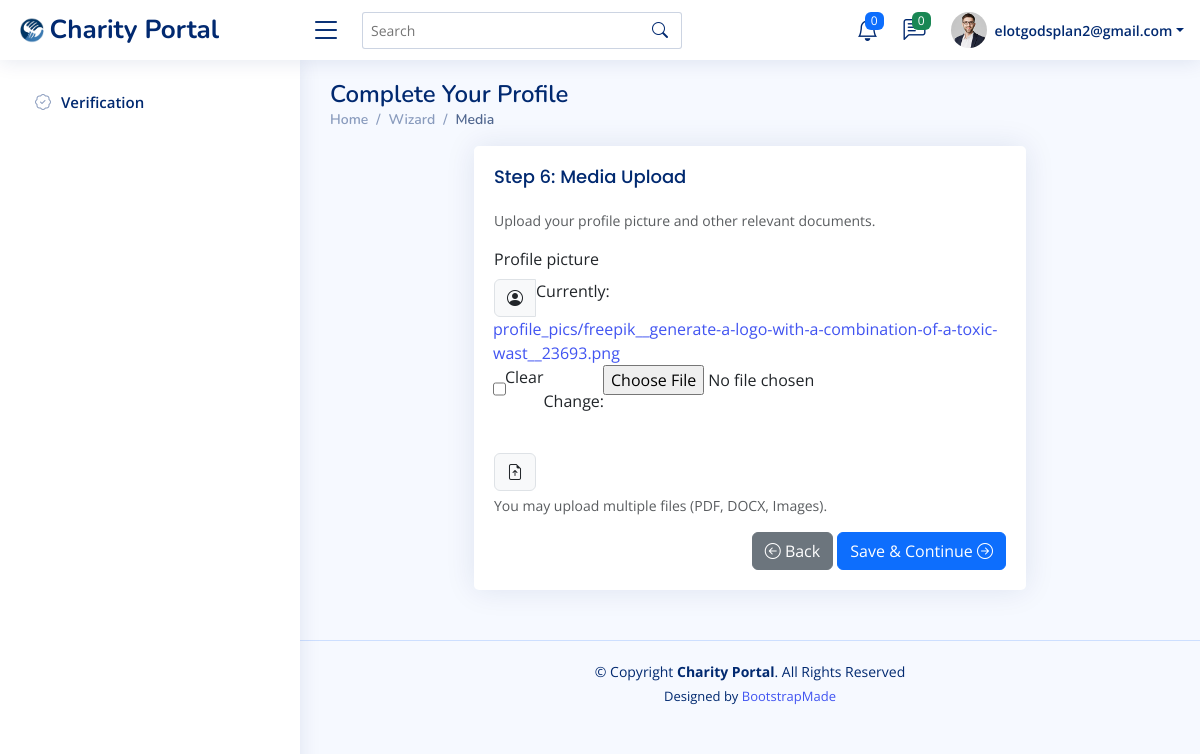
Before: /UserPorile/wizard/media/ (signed in) with the older database file.
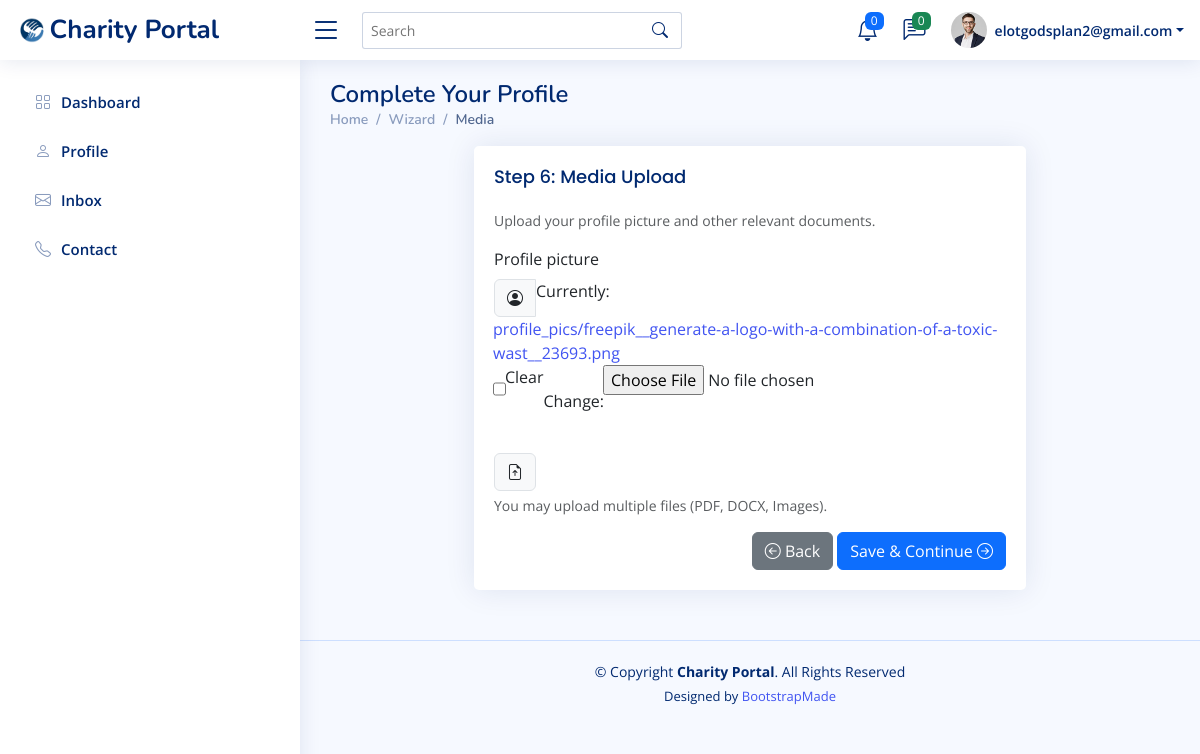
After: the same page with the newer database file.
### UserPorile/views.py (the view)
# urls.py: path("wizard/media/", views.media, name="media"),
@login_required
def media(request):
    profile, _ = Profile.objects.get_or_create(user=request.user)
    if request.method == "POST":
        form = MediaForm(request.POST, request.FILES, instance=profile)
        if form.is_valid():
            form.save()
            messages.success(request, "Media uploaded.")
            return redirect("profile:review")
    else:
        form = MediaForm(instance=profile)
    return render(request, "UserPorile/media.html", {"form": form})

### UserPorile/forms.py
class MediaForm(forms.ModelForm):
    class Meta:
        model = Profile
        fields = ["profile_picture", "gallery_image", "intro_video"]

### accounts/models.py (called while the page is built)
    def get_full_name(self):
        full_name = f"{self.first_name} {self.last_name}".strip()
        return full_name if full_name else self.email

### UserPorile/templates/UserPorile/media.html (shortened to what this page needs)
{% extends "secured/base_secured.html" %}
{% load static %}
{% block content %}
<div class="pagetitle">
  <h1>Complete Your Profile</h1>
  <nav>
    <ol class="breadcrumb">
      <li class="breadcrumb-item"><a href="{% url 'secured:dashboard' %}">Home</a></li>
      <li class="breadcrumb-item">Wizard</li>
      <li class="breadcrumb-item active">Media</li>
    </ol>
  </nav>
</div>
<section class="section">
  <div class="row justify-content-center">
    <div class="col-lg-8">
      <div class="card">
        <div class="card-body">
          <h5 class="card-title">Step 6: Media Upload</h5>
          <p class="small text-muted">Upload your profile picture and other relevant documents.</p>
          <form method="post" enctype="multipart/form-data" novalidate class="row g-3">
            <div class="col-md-12">
              <label class="form-label">{{ form.profile_picture.label }}</label>
              <div class="input-group">
                <span class="input-group-text"><i class="bi bi-person-circle"></i></span>
                {{ form.profile_picture }}
              </div>
            </div>
            <div class="col-md-12">
              <div class="input-group">
                <span class="input-group-text"><i class="bi bi-file-earmark-arrow-up"></i></span>
              </div>
              <div class="form-text">You may upload multiple files (PDF, DOCX, Images).</div>
            </div>
            <div class="text-end">
              <a class="btn btn-secondary" href="{% url 'profile:payment_card' %}">
                <i class="bi bi-arrow-left-circle"></i> Back
              </a>
              <button class="btn btn-primary" type="submit">
                Save & Continue <i class="bi bi-arrow-right-circle"></i>
              </button>
            </div>
          </form>
        </div>
      </div>
    </div>
  </div>
</section>
{% endblock %}

### secured/templates/secured/base_secured.html (shortened to what this page needs)
{% load static %}
<!DOCTYPE html>
<html lang="en">
<head>
  <link href="{% static 'secured/assets/vendor/bootstrap/css/bootstrap.min.css' %}" rel="stylesheet">
  <link href="{% static 'secured/assets/vendor/bootstrap-icons/bootstrap-icons.css' %}" rel="stylesheet">
  <link href="{% static 'secured/assets/vendor/boxicons/css/boxicons.min.css' %}" rel="stylesheet">
  <link href="{% static 'secured/assets/vendor/quill/quill.snow.css' %}" rel="stylesheet">
  <link href="{% static 'secured/assets/vendor/quill/quill.bubble.css' %}" rel="stylesheet">
  <link href="{% static 'secured/assets/vendor/remixicon/remixicon.css' %}" rel="stylesheet">
  <link href="{% static 'secured/assets/vendor/simple-datatables/style.css' %}" rel="stylesheet">
  <link href="{% static 'secured/assets/css/style.css' %}" rel="stylesheet">
</head>
<body>
  <header id="header" class="header fixed-top d-flex align-items-center">
    <div class="d-flex align-items-center justify-content-between">
      <a href="{% url 'secured:dashboard' %}" class="logo d-flex align-items-center">
        <img src="{% static 'secured/assets/img/logo.png' %}" alt="">
        <span class="d-none d-lg-block">Charity Portal</span>
      </a>
      <i class="bi bi-list toggle-sidebar-btn"></i>
    </div>
    <div class="search-bar">
      <form class="search-form d-flex align-items-center" method="GET" action="#">
        <input type="text" name="query" placeholder="Search" title="Enter search keyword">
        <button type="submit" title="Search"><i class="bi bi-search"></i></button>
      </form>
    </div>
    <nav class="header-nav ms-auto">
      <ul class="d-flex align-items-center">
        <li class="nav-item dropdown">
          <a class="nav-link nav-icon" href="#" data-bs-toggle="dropdown">
            <i class="bi bi-bell"></i>
            <span class="badge bg-primary badge-number">0</span>
          </a>
        </li>
        <li class="nav-item dropdown">
          <a class="nav-link nav-icon" href="#" data-bs-toggle="dropdown">
            <i class="bi bi-chat-left-text"></i>
            <span class="badge bg-success badge-number">0</span>
          </a>
        </li>
        <li class="nav-item dropdown pe-3">
          <a class="nav-link nav-profile d-flex align-items-center pe-0" href="#" data-bs-toggle="dropdown">
            <img src="{% static 'secured/assets/img/profile-img.jpg' %}" alt="Profile" class="rounded-circle">
            <span class="d-none d-md-block dropdown-toggle ps-2">{{ user.email }}</span>
          </a>
        </li>
      </ul>
    </nav>
  </header>
<aside id="sidebar" class="sidebar">
  <ul class="sidebar-nav" id="sidebar-nav">
    {% if user.is_authenticated %}
      {% if user.profile.is_verified and user.profile.completed %}
        <li class="nav-item">
          <a class="nav-link collapsed" href="{% url 'secured:dashboard' %}">
            <i class="bi bi-grid"></i><span>Dashboard</span>
          </a>
        </li>
        <li class="nav-item">
          <a class="nav-link collapsed" href="#">
            <i class="bi bi-person"></i><span>Profile</span>
          </a>
        </li>
        <li class="nav-item">
          <a class="nav-link collapsed" href="#">
            <i class="bi bi-envelope"></i><span>Inbox</span>
          </a>
        </li>
        <li class="nav-item">
          <a class="nav-link collapsed" href="#">
            <i class="bi bi-telephone"></i><span>Contact</span>
          </a>
        </li>
      {% else %}
        <li class="nav-item">
          <a class="nav-link collapsed" href="{% url 'profile:wizard_start' %}">
            <i class="bi bi-patch-check"></i><span>Verification</span>
          </a>
        </li>
      {% endif %}
    {% endif %}
  </ul>
</aside>
  <main id="main" class="main">
    {% block content %}{% endblock %}
  </main>
  <footer id="footer" class="footer">
    <div class="copyright">
      &copy; Copyright <strong><span>Charity Portal</span></strong>. All Rights Reserved
    </div>
    <div class="credits">
      Designed by <a href="https://bootstrapmade.com/">BootstrapMade</a>
    </div>
  </footer>
</body>
</html>

Changed rows visible on the page:
changed Profile: is_verified False → True (drawn)
Other visible differences:
text no longer shown: "Verification"
text now shown: "Dashboard Profile Inbox Contact"
